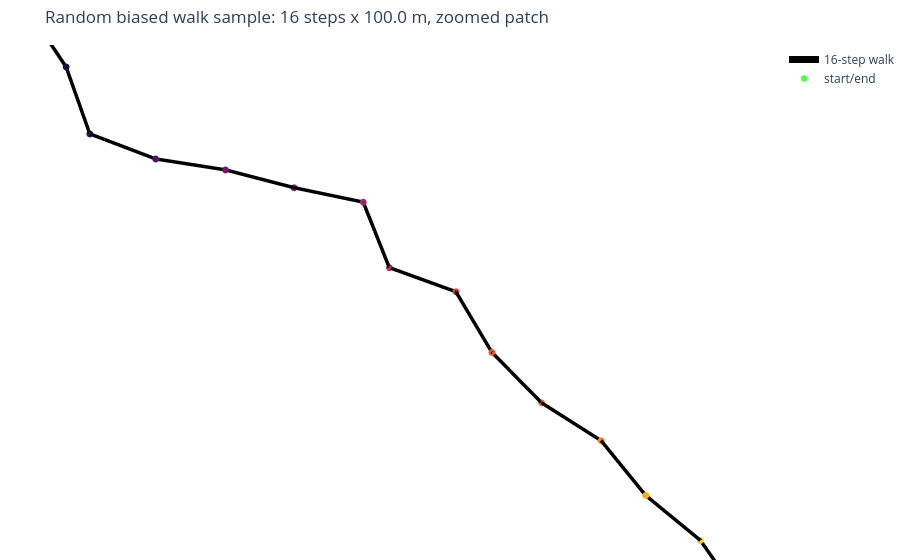

Notebook code for this chart:
### Markdown cell above
## Example Trajectory

### Code cell
with torch.no_grad():
    _, _, _, _, sample_path = make_trajectories(1, step_counts=16, return_path=True)
path_pts = sample_path[0].cpu().numpy()
center = path_pts.mean(axis=0)
center = center / np.linalg.norm(center)
north = np.array([0.0, 0.0, 1.0])
ref = north if abs(center[2]) < 0.9 else np.array([1.0, 0.0, 0.0])
east = np.cross(ref, center)
east = east / np.linalg.norm(east)
north_local = np.cross(center, east)
local_xy_m = EARTH_RADIUS_M * np.column_stack([path_pts @ east, path_pts @ north_local])
span_m = max(np.ptp(local_xy_m[:, 0]), np.ptp(local_xy_m[:, 1]), 8.0 * STEP_METERS)
patch_radius_m = 3.0 * span_m
patch_radius_rad = patch_radius_m / EARTH_RADIUS_M
patch_mask = np.arccos(np.clip(sphere_pts @ center, -1.0, 1.0)) <= patch_radius_rad
patch_idx = np.flatnonzero(patch_mask)
patch_lookup = -np.ones(len(sphere_pts), dtype=int)
patch_lookup[patch_idx] = np.arange(len(patch_idx))
patch_face_mask = (
    patch_mask[np.asarray(faces_i)]
    & patch_mask[np.asarray(faces_j)]
    & patch_mask[np.asarray(faces_k)]
)
patch_i = patch_lookup[np.asarray(faces_i)[patch_face_mask]]
patch_j = patch_lookup[np.asarray(faces_j)[patch_face_mask]]
patch_k = patch_lookup[np.asarray(faces_k)[patch_face_mask]]
patch_pts = sphere_pts[patch_idx]
patch_colors = [vertexcolor[idx] for idx in patch_idx]
camera_eye = 1.000004 * center

fig = go.Figure()
fig.add_trace(
    go.Mesh3d(
        x=patch_pts[:, 0],
        y=patch_pts[:, 1],
        z=patch_pts[:, 2],
        i=patch_i,
        j=patch_j,
        k=patch_k,
        vertexcolor=patch_colors,
        opacity=0.40,
        flatshading=False,
        lighting=dict(ambient=0.82, diffuse=0.25, specular=0.03),
        name="B component mixture",
        showscale=False,
    )
)
fig.add_trace(
    go.Scatter3d(
        x=path_pts[:, 0],
        y=path_pts[:, 1],
        z=path_pts[:, 2],
        mode="lines+markers",
        line=dict(color="black", width=7),
        marker=dict(size=4, color=np.arange(path_pts.shape[0]), colorscale="Inferno"),
        name="16-step walk",
    )
)
fig.add_trace(
    go.Scatter3d(
        x=[path_pts[0, 0], path_pts[-1, 0]],
        y=[path_pts[0, 1], path_pts[-1, 1]],
        z=[path_pts[0, 2], path_pts[-1, 2]],
        mode="markers",
        marker=dict(size=[7, 8], color=["lime", "red"]),
        name="start/end",
    )
)
fig.update_layout(
    title=f"Random biased walk sample: 16 steps x {STEP_METERS:.1f} m, zoomed patch",
    scene=dict(
        aspectmode="data",
        camera=dict(eye=dict(x=camera_eye[0], y=camera_eye[1], z=camera_eye[2])),
        xaxis=dict(visible=False),
        yaxis=dict(visible=False),
        zaxis=dict(visible=False),
    ),
    margin=dict(l=0, r=0, t=45, b=0),
)
fig.show()

### Figure 1 — Plotly figure (JSON) as saved in the notebook; plotly's stock layout.template omitted (floating-point values rounded to 4 significant figures)
{"data": [{"flatshading": false, "i": [], "j": [], "k": [], "lighting": {"ambient": 0.82, "diffuse": 0.25, "specular": 0.03}, "name": "B component mixture", "opacity": 0.4, "showscale": false, "type": "mesh3d", "vertexcolor": [], "x": [], "y": [], "z": []}, {"line": {"color": "black", "width": 7}, "marker": {"color": [0, 1, 2, 3, 4, 5, 6, 7, 8, 9, 10, 11, 12, 13, 14, 15, 16], "colorscale": [[0, "#000004"], [0.1111, "#1b0c41"], [0.2222, "#4a0c6b"], [0.3333, "#781c6d"], [0.4444, "#a52c60"], [0.5556, "#cf4446"], [0.6667, "#ed6925"], [0.7778, "#fb9b06"], [0.8889, "#f7d13d"], [1, "#fcffa4"]], "size": 4}, "mode": "lines+markers", "name": "16-step walk", "type": "scatter3d", "x": [-0.9077, -0.9077, -0.9077, -0.9077, -0.9077, -0.9077, -0.9077, -0.9077, -0.9077, -0.9077, -0.9077, -0.9077, -0.9077, -0.9077, -0.9077, -0.9077, -0.9077], "y": [-0.1931, -0.1931, -0.1931, -0.1931, -0.1931, -0.1931, -0.1931, -0.1932, -0.1932, -0.1932, -0.1932, -0.1932, -0.1932, -0.1932, -0.1932, -0.1932, -0.1932], "z": [-0.3724, -0.3725, -0.3725, -0.3725, -0.3725, -0.3725, -0.3725, -0.3725, -0.3725, -0.3725, -0.3725, -0.3725, -0.3725, -0.3726, -0.3726, -0.3726, -0.3726]}, {"marker": {"color": ["lime", "red"], "size": [7, 8]}, "mode": "markers", "name": "start/end", "type": "scatter3d", "x": [-0.9077, -0.9077], "y": [-0.1931, -0.1932], "z": [-0.3724, -0.3726]}], "layout": {"margin": {"b": 0, "l": 0, "r": 0, "t": 45}, "scene": {"aspectmode": "data", "camera": {"eye": {"x": -0.9077, "y": -0.1932, "z": -0.3725}}, "xaxis": {"visible": false}, "yaxis": {"visible": false}, "zaxis": {"visible": false}}, "title": {"text": "Random biased walk sample: 16 steps x 100.0 m, zoomed patch"}}}
